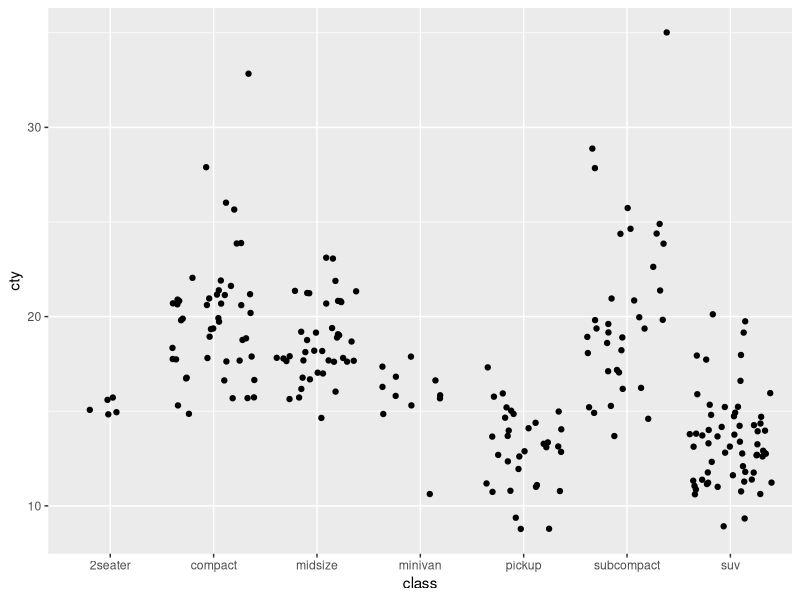

Write the R code that produced this figure.
## ---- chunk 1
knitr::opts_chunk$set(echo = TRUE)
library(tidyverse)
## ---- chunk 2
ggplot(data = mpg, aes(x= class, y = cty)) +
  geom_jitter()
